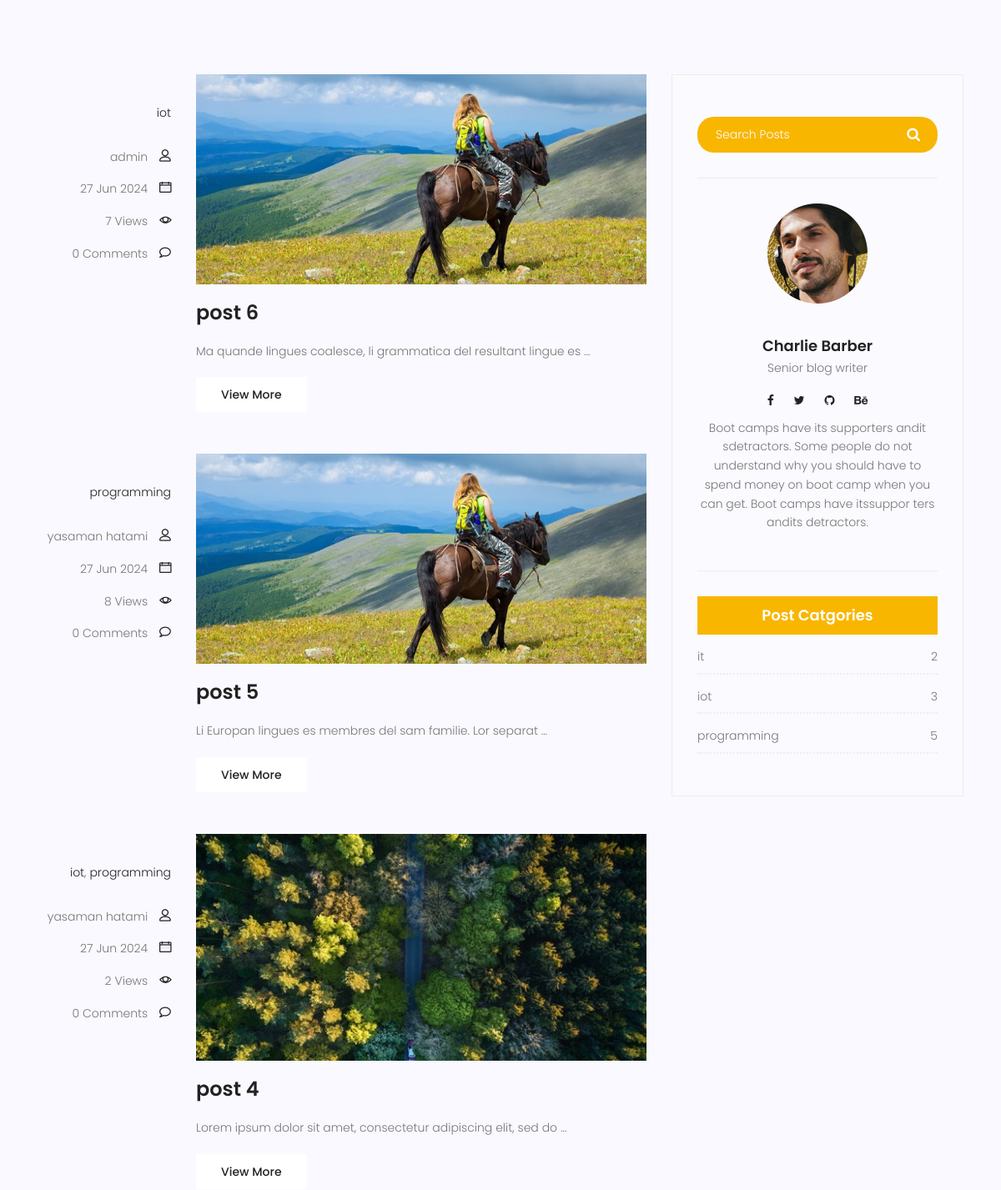
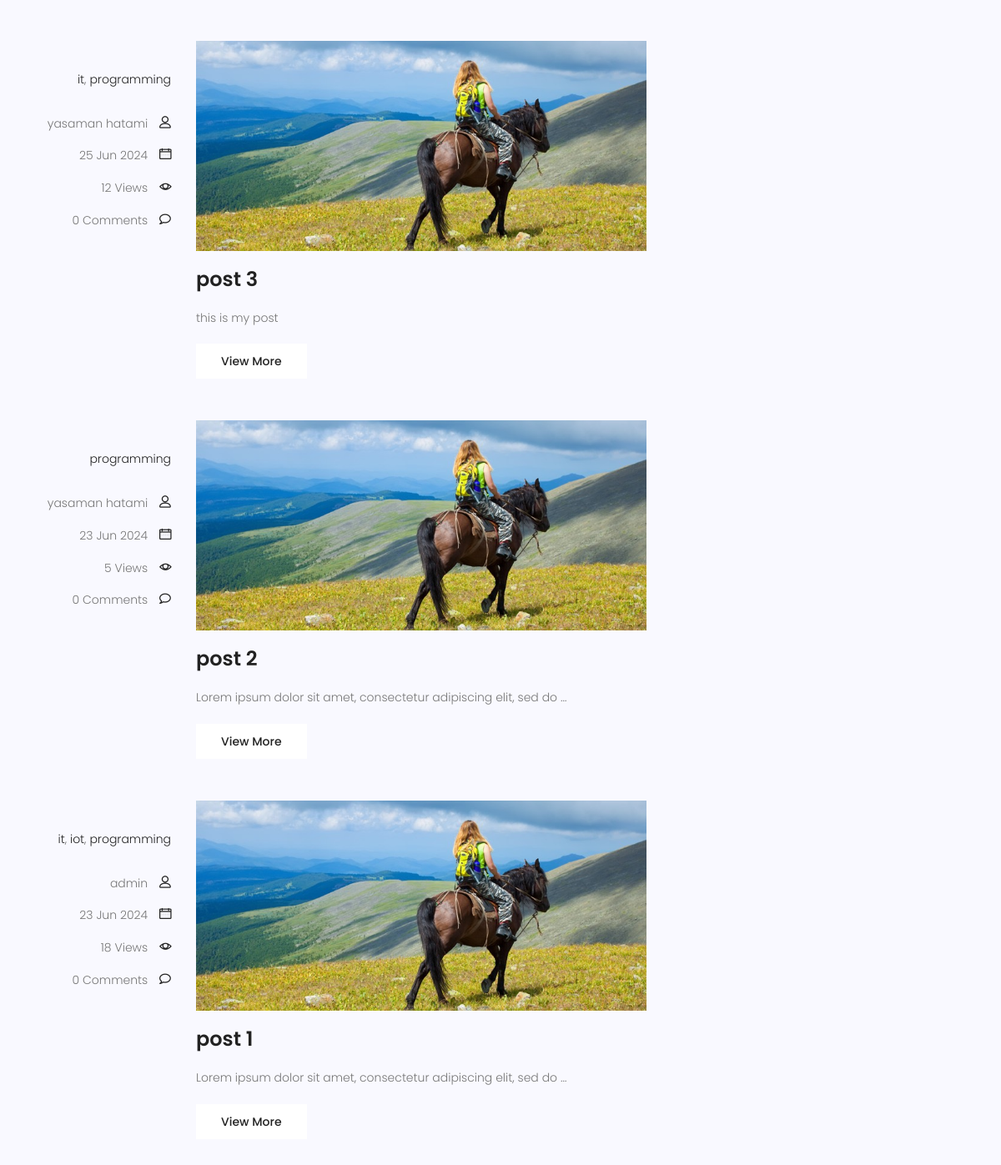
Page /blog/search/ (middle part) on the earlier database version (2 pictures, top to bottom).
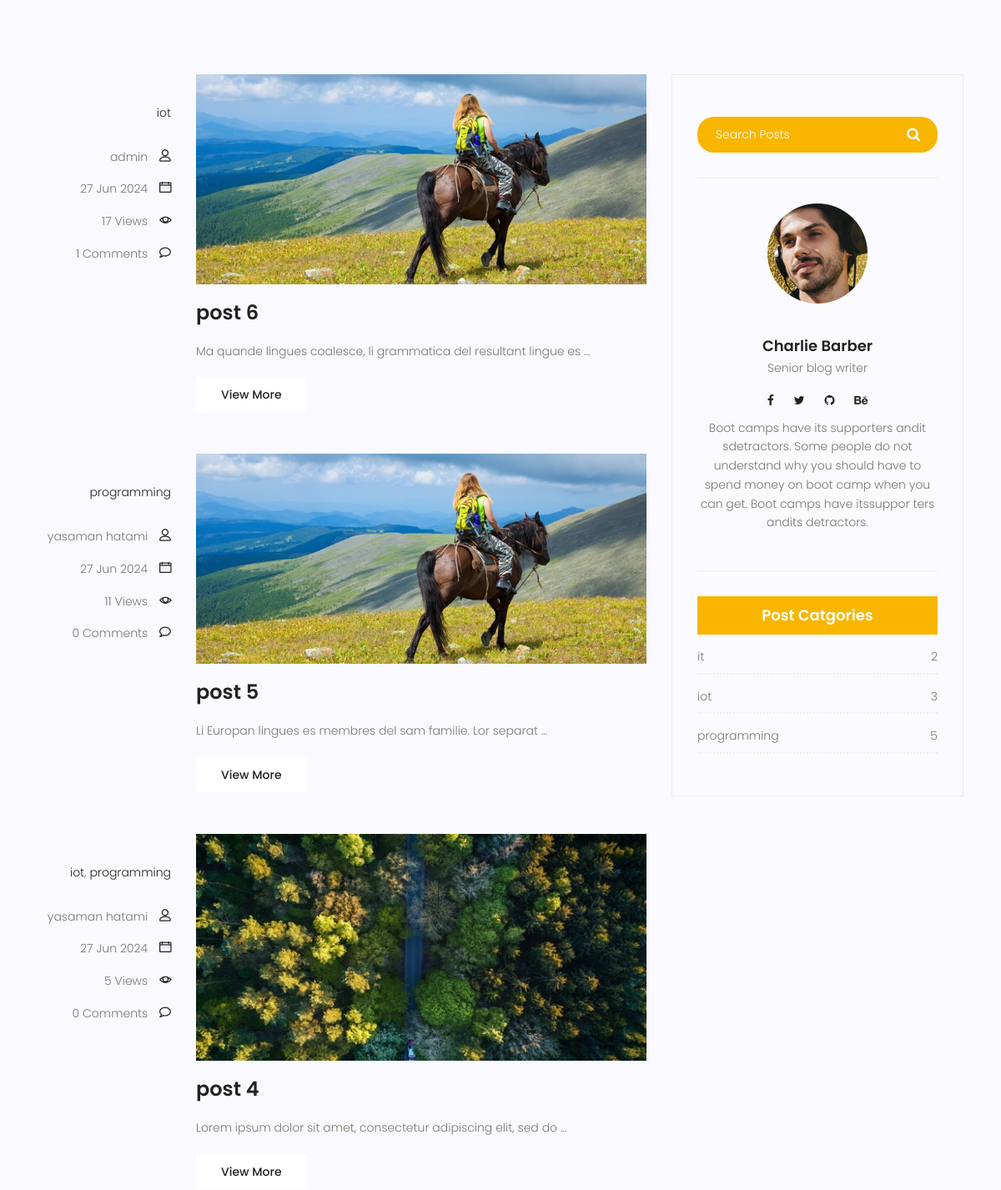
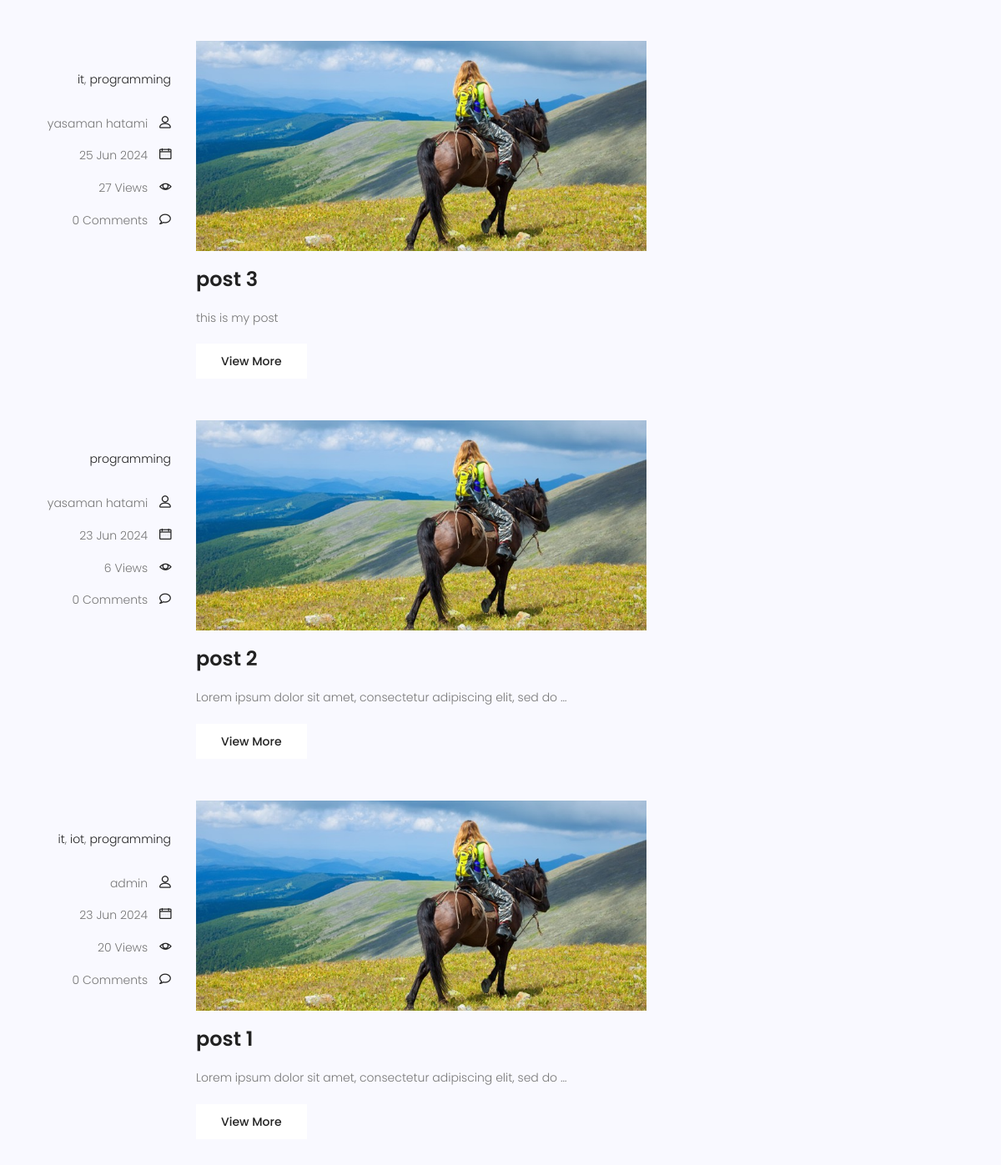
Same page on the later database version (2 pictures, top to bottom).
### blog/models.py (models this page shows, shortened)
class category(models.Model):
    name=models.CharField(max_length=225)
    def __str__(self):
        return self.name

class Post(models.Model):
    id = models.IntegerField(primary_key=True)
    image=models.ImageField(upload_to='blog/',default='blog/default.jpg')
    author=models.ForeignKey(User, on_delete=models.SET_NULL,null=True)
    title=models.CharField(max_length=225)
    content=models.TextField()
    tags = TaggableManager()
    category=models.ManyToManyField(category)
    counted_views= models.IntegerField(default=0)
    status=models.BooleanField(default=False)
    published_date=models.DateTimeField(null=True)
    created_date=models.DateTimeField(auto_now_add=True)
    updated_date=models.DateTimeField(auto_now=True)#2024-03-30 11:10:56.530638
    class Meta:
        ordering=['-published_date']

### blog/views.py (the view)
# urls.py: path('search/',blog_search,name='search')
def blog_search(request):
    posts=Post.objects.filter(published_date__lte=timezone.now(),status=1)
    if request.method == "GET":
        if s:=request.GET.get('s'):
            posts=posts.filter(content__contains=s)
    context={'posts':posts}
    return render(request,'blog/blog-home.html',context)

### blog/templatetags/blog_tags.py (called while the page is built)
@register.simple_tag(name='comments_count')
def function(pid):
    return Comment.objects.filter(post=pid,approved=True).count()

@register.inclusion_tag('blog/blog-post-categories.html')
def postcategories():
    posts=Post.objects.filter(status=1)
    categories=category.objects.all()
    cat_dict={}
    for name in categories:
        cat_dict[name]=posts.filter(category=name).count()
    return {'categories':cat_dict}

### templates/blog/blog-home.html (shortened to what this page needs)
{%extends 'base.html'%}
{%load static%}
{% load blog_tags %}
{%block content%}
<section class="top-category-widget-area pt-90 pb-90 ">
</section>
<section class="post-content-area">
	<div class="container">
		<div class="row">
			<div class="col-lg-8 posts-list">
				{%for post in posts%}
				<div class="single-post row">
					<div class="col-lg-3  col-md-3 meta-details">
						<ul class="tags">
							{%for cat in post.category.all%}
						<li><a href='{% url "blog:category" cat_name=cat.name %}'>{{cat.name}}</a>{% if not forloop.last %}, {% endif %}</li>
							{%endfor%}
						</ul>
						<div class="user-details row">
							<p class="user-name col-lg-12 col-md-12 col-6"><a href="{% url 'blog:author' author_username=post.author.username %}">{{post.author.get_full_name}}</a> <span
									class="lnr lnr-user"></span></p>
							<p class="date col-lg-12 col-md-12 col-6"><a href="#">{{post.published_date|date:'d M Y'}}</a> <span
									class="lnr lnr-calendar-full"></span></p>
							<p class="view col-lg-12 col-md-12 col-6"><a href="#">{{post.counted_views}} Views</a> <span
									class="lnr lnr-eye"></span></p>
							<p class="comments col-lg-12 col-md-12 col-6"><a href="#">{% comments_count post.id %} Comments</a> <span
									class="lnr lnr-bubble"></span></p>
						</div>
					</div>
					<div class="col-lg-9 col-md-9 ">
						<div class="feature-img">
							<img class="img-fluid" src="{{post.image.url}}" alt="">
						</div>
						<a class="posts-title" href="{% url 'blog:single' post.id %}">
							<h3>{{post.title}}</h3>
						</a>
						<p class="excert">
							{{post.content|truncatewords:10}}
						</p>
						<a href="{% url 'blog:single' post.id %}" class="primary-btn">View More</a>
					</div>
				</div>
				{%endfor%}
			</div>
			<div class="col-lg-4 sidebar-widgets">
				<div class="widget-wrap">
					{% include 'blog/blog-search.html' %}
					{% include 'blog/blog-writer.html' %}
					{% postcategories %}
				</div>
			</div>
		</div>
	</div>
</section>
{% endblock %}

### templates/base.html (shortened to what this page needs)
{%load static%}
<!DOCTYPE html>
<html lang="zxx" class="no-js">
<head>
    <link rel="stylesheet" href="{%static 'css/linearicons.css'%}">
    <link rel="stylesheet" href="{%static 'css/font-awesome.min.css'%}">
    <link rel="stylesheet" href="{%static 'css/bootstrap.css'%}">
    <link rel="stylesheet" href="{%static 'css/magnific-popup.css'%}">
    <link rel="stylesheet" href="{%static 'css/jquery-ui.css'%}">
    <link rel="stylesheet" href="{%static 'css/nice-select.css'%}">
    <link rel="stylesheet" href="{%static 'css/animate.min.css'%}">
    <link rel="stylesheet" href="{%static 'css/owl.carousel.css'%}">
    <link rel="stylesheet" href="{%static 'css/main.css'%}">
</head>
<body>
    {% block content %}
    {% endblock %}
</body>
</html>

### templates/blog/blog-search.html
{% load static %}
<div class="single-sidebar-widget search-widget">
    <form class="search-form" action="{% url 'blog:search' %}" method="get">
        <input placeholder="Search Posts" name="s" type="text" onfocus="this.placeholder = ''"
            onblur="this.placeholder = 'Search Posts'">
        <button type="submit"><i class="fa fa-search"></i></button>
    </form>
</div>

### templates/blog/blog-writer.html
{%load static%}
<div class="single-sidebar-widget user-info-widget">
    <img src="{%static 'img/blog/user-info.png'%}" alt="">
    <a href="#">
        <h4>Charlie Barber</h4>
    </a>
    <p>
        Senior blog writer
    </p>
    <ul class="social-links">
        <li><a href="#"><i class="fa fa-facebook"></i></a></li>
        <li><a href="#"><i class="fa fa-twitter"></i></a></li>
        <li><a href="#"><i class="fa fa-github"></i></a></li>
        <li><a href="#"><i class="fa fa-behance"></i></a></li>
    </ul>
    <p>
        Boot camps have its supporters andit sdetractors. Some people do not understand why you
        should have to spend money on boot camp when you can get. Boot camps have itssuppor ters
        andits detractors.
    </p>
</div>

### templates/blog/blog-post-categories.html
{% load static %}
<div class="single-sidebar-widget post-category-widget">
    <h4 class="category-title">Post Catgories</h4>
    <ul class="cat-list">
        {% for name,count in categories.items %}
        <li>
            <a href="{% url 'blog:category' cat_name=name %}" class="d-flex justify-content-between">
                <p>{{name}}</p>
                <p>{{count}}</p>
            </a>
        </li>
        {% endfor %}
    </ul>
</div>

Differences in the rows shown:
changed Post "post 6": counted_views "7" → "17"; id "0" → "1"
changed Post "post 5": counted_views "8" → "11"
changed Post "post 4": counted_views "2" → "5"
changed Post "post 3": counted_views "12" → "27"
changed Post "post 2": counted_views "5" → "6"
changed Post "post 1": counted_views "18" → "20"
